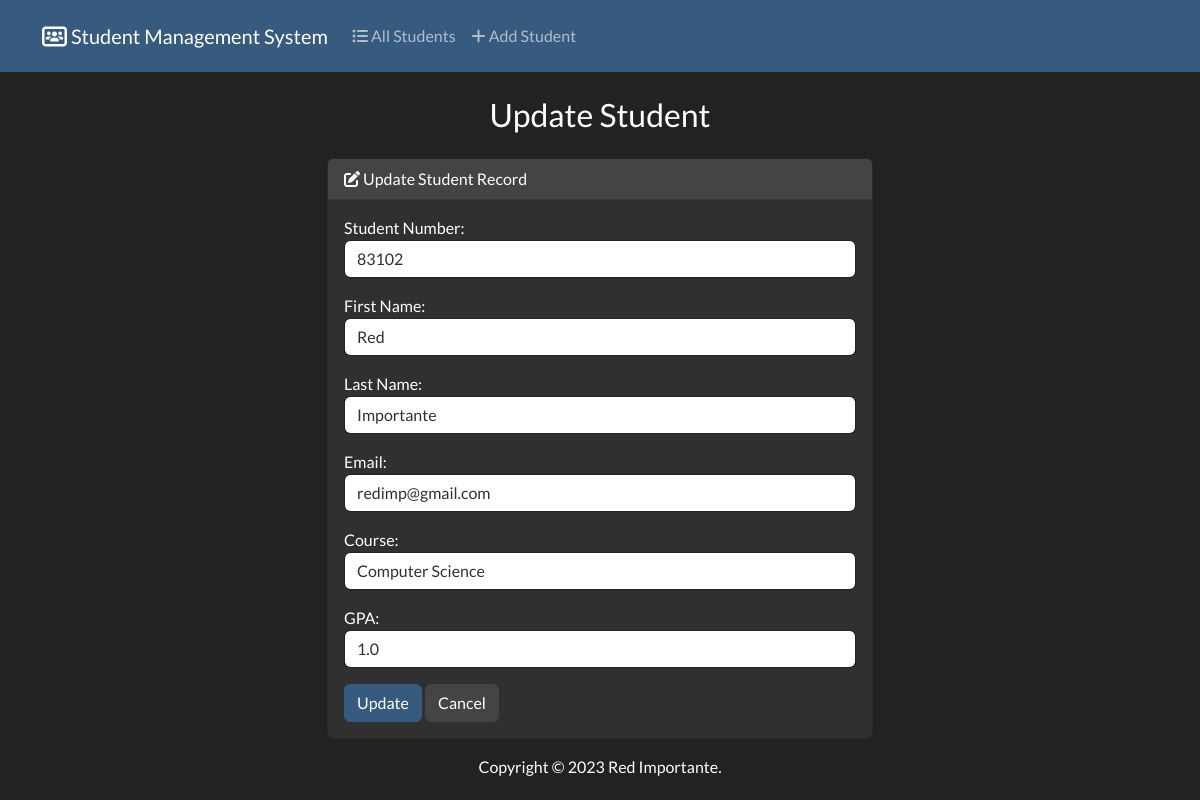
Screenshot of /edit/1 with the database file from the repository.
### students/models.py (models this page shows, shortened)
class Student(models.Model):
  student_number = models.PositiveIntegerField()
  first_name = models.CharField(max_length=50)
  last_name = models.CharField(max_length=50)
  email = models.EmailField(max_length=100)
  course = models.CharField(max_length=50)
  gpa = models.FloatField()

### students/views.py (the view)
# urls.py: path('edit/<int:id>', views.edit, name='edit'),
def edit(request, id):
  if request.method == 'POST':
    student = Student.objects.get(pk=id)
    form = StudentForm(request.POST, instance=student)
    if form.is_valid():
      form.save()
      return render(request, 'students/edit.html', {
        'form': form,
        'success': True
      })
  else:
    student = Student.objects.get(pk=id)
    form = StudentForm(instance=student)
  return render(request, 'students/edit.html', {
    'form': form
  })

### students/forms.py
class StudentForm(forms.ModelForm):
  class Meta:
    model = Student
    fields = ['student_number', 'first_name', 'last_name', 'email', 'course', 'gpa']
    labels = {
      'student_number': 'Student Number',
      'first_name': 'First Name',
      'last_name': 'Last Name',
      'email': 'Email',
      'course': 'Course',
      'gpa': 'GPA'
    }
    widgets = {
      'student_number': forms.NumberInput(attrs={'class': 'form-control'}),
      'first_name': forms.TextInput(attrs={'class': 'form-control'}),
      'last_name': forms.TextInput(attrs={'class': 'form-control'}),
      'email': forms.EmailInput(attrs={'class': 'form-control'}),
      'course': forms.TextInput(attrs={'class': 'form-control'}),
      'gpa': forms.NumberInput(attrs={'class': 'form-control'})
    }

### students/templates/students/edit.html (shortened to what this page needs)
{% extends "students/base.html" %}
{% block body %}
  <h3 class="text-center my-4">Update Student</h3>
  {% if success %}
    <div class="alert alert-success" role="success">
      <p>Student updated successfully!</p>
      <a href="{% url 'index' %}" class="alert-link">Go back to Home Page</a>
    </div>
  {% else %}
    <div class="row justify-content-center">
      <div class="col-6">
        <div class="card text-white bg-dark mb-3">
          <div class="card-header">
            <i class="fa-solid fa-pen-to-square"></i>
            Update Student Record
          </div>
            <div class="card-body">
              <form action="" method="POST">
                {{ form.as_p }}
                <button type="submit" class="btn btn-primary">Update</button>
                <a href="{% url 'index' %}" class="btn btn-secondary">Cancel</a>
              </form>
            </div>
        </div>
      </div>
    </div>
  {% endif %}
{% endblock %}

### rows the page displays
Student: student_number "83102", first_name "Red", last_name "Importante", email "redimp@gmail.com", course "Computer Science", gpa "1.0"
